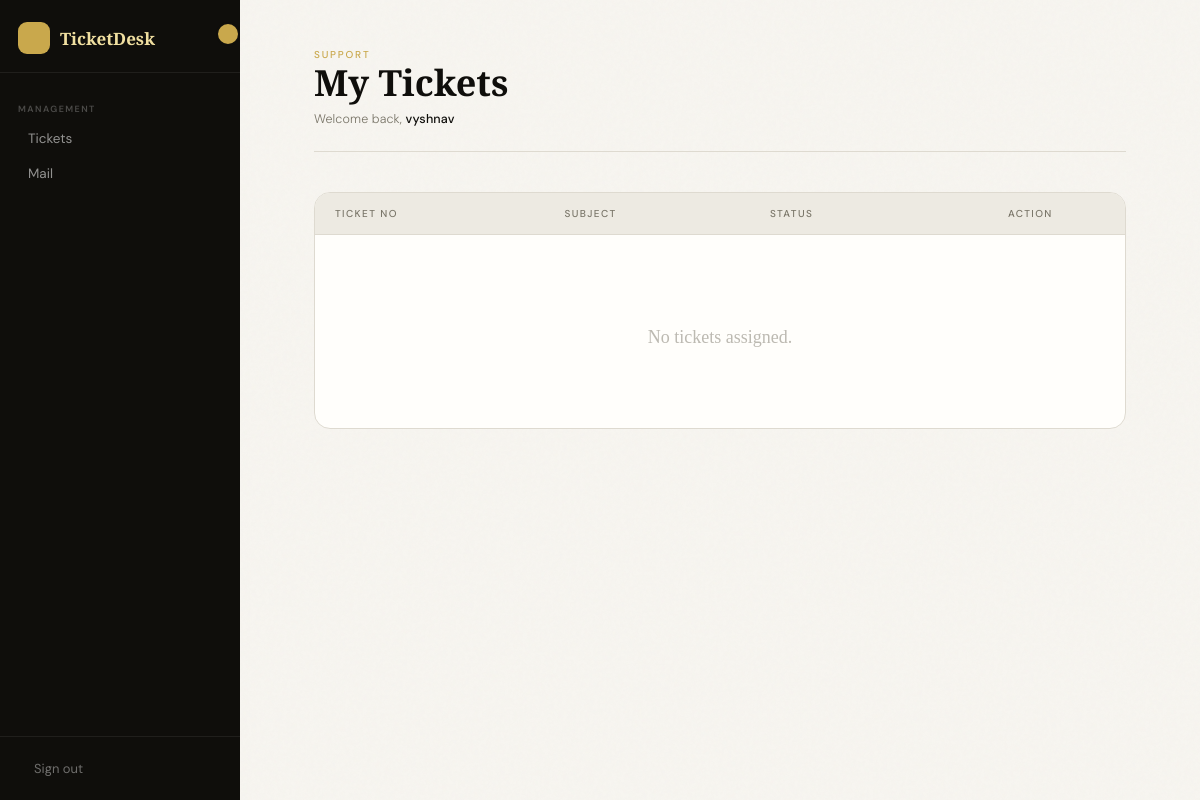
The page /staff/ (signed in) on the database as committed earlier.
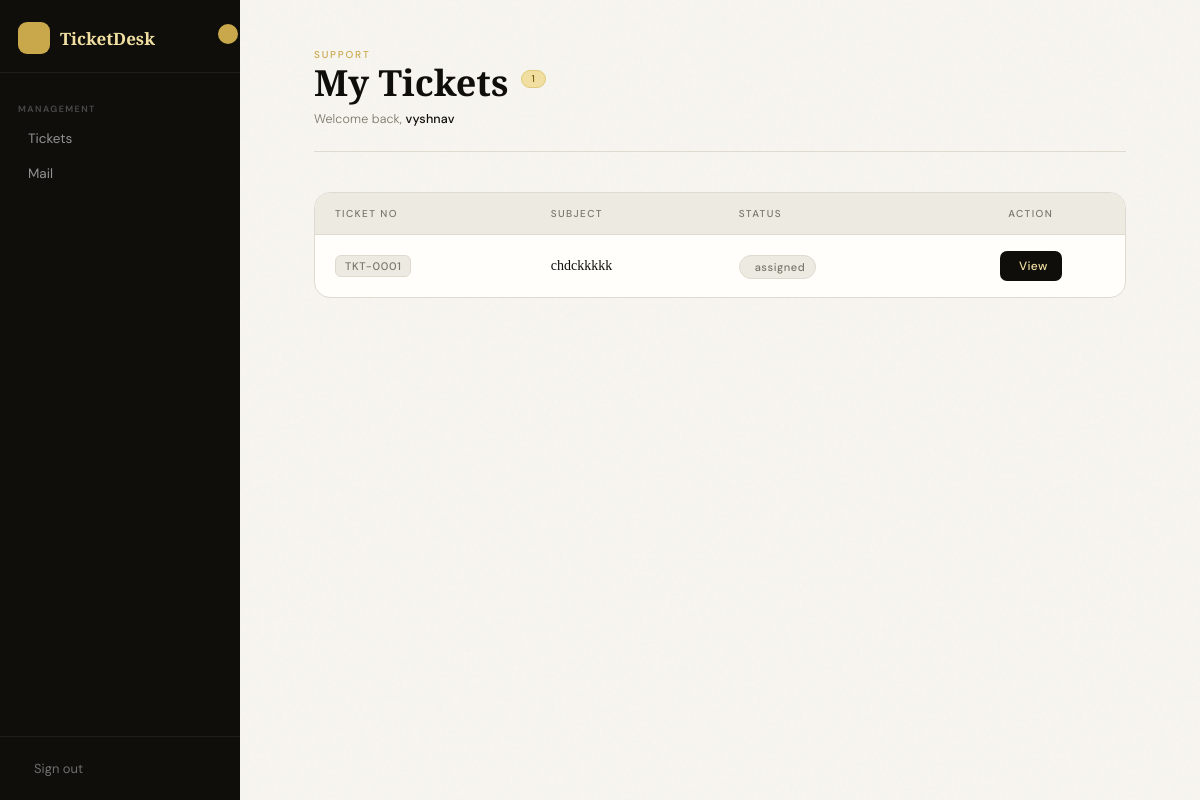
The same page on the database as committed later.
### myapp/models.py (models this page shows, shortened)
class Ticket(models.Model):
    STATUS_CHOICES = [
        ("unassigned", "Unassigned"),
        ("assigned",   "Assigned"),
        ("closed",     "Closed"),
    ]
    ticket_number = models.CharField(max_length=20, unique=True, editable=False)
    mail_id  = models.CharField(max_length=50, unique=True)
    subject = models.TextField(blank=True)
    sender = models.CharField(max_length=255, blank=True)
    date  = models.CharField(max_length=100, blank=True)
    body  = models.TextField(blank=True)
    cc    = models.TextField(blank=True, default="")
    bcc   = models.TextField(blank=True, default="")
    is_deleted= models.BooleanField(default=False)
    deleted_at = models.DateTimeField(null=True, blank=True)
    assigned_to = models.ForeignKey(Staff, null=True, blank=True, on_delete=models.SET_NULL, related_name="tickets")
    created_by  = models.ForeignKey(Staff, null=True, blank=True, on_delete=models.SET_NULL, related_name="created_tickets")
    status      = models.CharField(max_length=20, choices=STATUS_CHOICES, default="unassigned")
    created_at  = models.DateTimeField(auto_now_add=True)
    class Meta:
        ordering = ["-created_at"]

### myapp/views.py (the view)
# urls.py: path("staff/", views.staff_asigned_ticket, name="staff_asigned_ticket"),
def staff_asigned_ticket(request):
    staff_id = request.session.get("staff_id")
    if not staff_id:
        return redirect("login")
    staff = get_object_or_404(Staff,id=staff_id )
    tickets = Ticket.objects.filter(assigned_to=staff)
    return render(request, "staff_asigned_ticket.html", {
        "tickets": tickets,
        "staff": staff
    })

### templates/staff_asigned_ticket.html (shortened to what this page needs)
{% extends "main.html" %}
{% load static %}
{% block content %}
<div class="shell">
  <div class="top-bar">
    <div class="header-left">
      <span class="eyebrow">Support</span>
      <h1 class="title">
        My Tickets
        {% if tickets %}
          <span class="badge">{{ tickets|length }}</span>
        {% endif %}
      </h1>
      <p class="welcome-note">Welcome back, <strong>{{ staff.name }}</strong></p>
    </div>
  </div>
  <div class="table-wrapper">
    <table>
      <thead>
        <tr>
          <th>Ticket No</th>
          <th>Subject</th>
          <th>Status</th>
          <th>Action</th>
        </tr>
      </thead>
      <tbody>
        {% for ticket in tickets %}
        <tr style="animation-delay: {{ forloop.counter0 }}00ms;">
          <td><span class="ticket-num">{{ ticket.ticket_number }}</span></td>
          <td class="subject-cell">{{ ticket.subject }}</td>
          <td>
            {% if ticket.status == "open" or ticket.status == "Open" %}
              <span class="status-badge status-open"><i class="ti ti-circle-dot"></i> Open</span>
            {% elif ticket.status == "pending" or ticket.status == "Pending" %}
              <span class="status-badge status-pending"><i class="ti ti-clock"></i> Pending</span>
            {% elif ticket.status == "resolved" or ticket.status == "Resolved" %}
              <span class="status-badge status-resolved"><i class="ti ti-circle-check"></i> Resolved</span>
            {% elif ticket.status == "closed" or ticket.status == "Closed" %}
              <span class="status-badge status-closed"><i class="ti ti-circle-x"></i> Closed</span>
            {% else %}
              <span class="status-badge status-closed"> {{ ticket.status }}</span>
            {% endif %}
          </td>
          <td class="action-cell">
            <a href="{% url 'staff_ticket_detail' ticket.id %}" class="view-btn">
               View
            </a>
          </td>
        </tr>
        {% empty %}
        <tr class="empty-row">
          <td colspan="4">
            <div class="empty-inner">
              <p>No tickets assigned.</p>
            </div>
          </td>
        </tr>
        {% endfor %}
      </tbody>
    </table>
  </div>
</div>
{% endblock %}

Rows that differ between the two databases and show on the page:
now on this page (row edited): Ticket: ticket_number "TKT-0001", subject "chdckkkkk", status "assigned"
Other text that changed with them:
{{ tickets|length }}: (not shown) → "1"
text no longer shown: "No tickets assigned."
